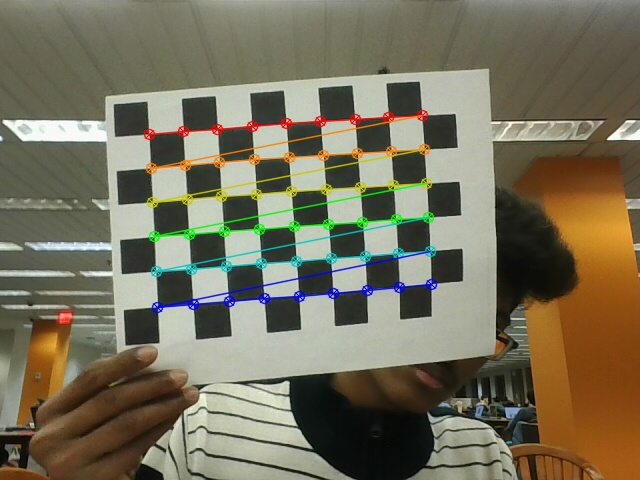
//> input picture Calibration & Augmented Reality/image_1.jpg, 640 x 480 px
$ ./extension '../Calibration & Augmented Reality/image_1.jpg' '../Calibration & Augmented Reality/image_2.jpg'   (built with g++ and OpenCV 4)
//> lines starting //> are read from the running program, lines starting //| are printed output that depends on the picture
//> further down, target_image is the input picture: 480 rows x 640 cols, CV_8UC3; mean B, G, R 91.4, 112.6, 118.6
### Content_based_image_retrieval/csv_util.h
/*
  Bruce A. Maxwell

  Utility functions for reading and writing CSV files with a specific format

  Each line of the csv file is a filename in the first column, followed by numeric data for the remaining columns
  Each line of the csv file has to have the same number of columns
 */

#ifndef CVS_UTIL_H
#define CVS_UTIL_H

 /*
   Given a filename, and image filename, and the image features, by
   default the function will append a line of data to the CSV format
   file.  If reset_file is true, then it will open the file in 'write'
   mode and clear the existing contents.

   The image filename is written to the first position in the row of
   data. The values in image_data are all written to the file as
   floats.

   The function returns a non-zero value in case of an error.
  */
#include<vector>
#include<opencv2/opencv.hpp>
int append_image_data_csv(char* filename, char* image_filename, std::vector<float>& image_data, int reset_file = 0);


/*
  Given a file with the format of a string as the first column and
  floating point numbers as the remaining columns, this function
  returns the filenames as a std::vector of character arrays, and the
  remaining data as a 2D std::vector<float>.

  filenames will contain all of the image file names.
  data will contain the features calculated from each image.

  If echo_file is true, it prints out the contents of the file as read
  into memory.

  The function returns a non-zero value if something goes wrong.
 */
int read_image_data_csv(char* filename, std::vector<char*>& filenames, std::vector<std::vector<float>>& data, int echo_file = 0);

std::vector<float> baseline_feature(char* filepath);
std::vector<float> histogram_feature(char* filespath);
std::vector<float> multi_histogram_feature(char* filepath);
std::vector<float> TC_feature(char* filepath);
std::vector<float> TC_feature_1(char* filepath);
std::vector<float> custom_design_feature(char* filepath1, char* filepath2);
std::vector<float> extension(char* filepath);
std::vector<float> extension_1(char* filepath);
std::vector<float> custom_design_feature_1(char* filepath);
#endif
#pragma once

### Content_based_image_retrieval/csv_util.cpp
/*
Bruce A. Maxwell

CS 5330 Computer Vision
Spring 2021

CPP functions for reading CSV files with a specific format
- first column is a string containing a filename or path
- every other column is a number

The function returns a std::vector of char* for the filenames and a 2D std::vector of floats for the data
*/

#include <cstdio>
#include <cstring>
#include <vector>
#include "opencv2/opencv.hpp"

/*
  reads a string from a CSV file. the 0-terminated string is returned in the char array os.

  The function returns false if it is successfully read. It returns true if it reaches the end of the line or the file.
 */
int getstring(FILE* fp, char os[]) {
    int p = 0;
    int eol = 0;

    for (;;) {
        char ch = fgetc(fp);
        if (ch == ',') {
            break;
        }
        else if (ch == '\n' || ch == EOF) {
            eol = 1;
            break;
        }
        // printf("%c", ch ); // uncomment for debugging
        os[p] = ch;
        p++;
    }
    // printf("\n"); // uncomment for debugging
    os[p] = '\0';

    return(eol); // return true if eol
}

// [23 lines left out: function getint, not called in this run]

/*
  Utility function for reading one float value from a CSV file

  The value is stored in the v parameter

  The function returns true if it reaches the end of a line or the file
 */
// [23 lines left out: function getfloat, not called in this run]

/*
  Given a filename, and image filename, and the image features, by
  default the function will append a line of data to the CSV format
  file.  If reset_file is true, then it will open the file in 'write'
  mode and clear the existing contents.

  The image filename is written to the first position in the row of
  data. The values in image_data are all written to the file as
  floats.

  The function returns a non-zero value in case of an error.
 */
// [32 lines left out: function append_image_data_csv, not called in this run]

/*
  Given a file with the format of a string as the first column and
  floating point numbers as the remaining columns, this function
  returns the filenames as a std::vector of character arrays, and the
  remaining data as a 2D std::vector<float>.

  filenames will contain all of the image file names.
  data will contain the features calculated from each image.

  If echo_file is true, it prints out the contents of the file as read
  into memory.

  The function returns a non-zero value if something goes wrong.
 */
int read_image_data_csv(char* filename, std::vector<char*>& filenames, std::vector<std::vector<float>>& data, int echo_file) {
    FILE* fp;
    float fval;
    char img_file[256];

    fp = fopen(filename, "r");
    if (!fp) {
        printf("Unable to open feature file\n");
        return(-1);
    }

    printf("Reading %s\n", filename);
    for (;;) {
        std::vector<float> dvec;


        // read the filename
        if (getstring(fp, img_file)) {
            break;
        }
        // printf("Evaluting %s\n", filename);

        // read the whole feature file into memory
        for (;;) {
            // get next feature
            float eol = getfloat(fp, &fval);
            dvec.push_back(fval);
            if (eol) break;
        }
        // printf("read %lu features\n", dvec.size() );

        data.push_back(dvec);

        char* fname = new char[strlen(img_file) + 1];
        strcpy(fname, img_file);
        filenames.push_back(fname);
    }
    fclose(fp);
    printf("Finished reading CSV file\n");

    if (echo_file) {
        for (int i = 0; i < data.size(); i++) {
            for (int j = 0; j < data[i].size(); j++) {
                printf("%.4f  ", data[i][j]);
            }
            printf("\n");
        }
        printf("\n");
    }

    return(0);
}

// [350 lines left out: functions baseline_feature, histogram_feature, multi_histogram_feature, TC_feature, TC_feature_1, not called in this run]

std::vector<float> extension(char* filepath){
    std::vector<float> f_vector;

    //readin the image path
    cv::Mat img = cv::imread(filepath);
    cv::Mat dst1, dst, dst2;
    img.copyTo(dst);
    img.copyTo(dst1);
    img.copyTo(dst2);

    //creating the BG histogram
    cv::Mat bg_hist = cv::Mat::zeros(16, 16, CV_32SC1);
    for (int i = 0; i < img.rows; i++) {
        cv::Vec3b* img_ptr = img.ptr<cv::Vec3b>(i);
        for (int j = 0; j < img.cols; j++) {
            int b_index = int((float(img_ptr[j][0]) / 256) * 16);
            int g_index = int((float(img_ptr[j][1]) / 256) * 16);

            int* bg_hist_ptr = bg_hist.ptr<int>(b_index);
            bg_hist_ptr[g_index] = bg_hist_ptr[g_index] + 1;
        }
    }

    //applying the L5E5 filter
    for (int i = 2; i < img.rows - 3; i++) {
        // create row pointers for accessing the rows
        cv::Vec3b* p2_ptr = img.ptr<cv::Vec3b>(i - 2);
        cv::Vec3b* p1_ptr = img.ptr<cv::Vec3b>(i - 1);
        cv::Vec3b* ptr = img.ptr<cv::Vec3b>(i);
        cv::Vec3b* n1_ptr = img.ptr<cv::Vec3b>(i + 1);
        cv::Vec3b* n2_ptr = img.ptr<cv::Vec3b>(i + 2);
        cv::Vec3b* dst_ptr = dst.ptr<cv::Vec3b>(i);

        for (int j = 0; j < img.cols - 1; j++) {
            for (int c = 0; c < 3; c++) {
                // applying convolution in horizontal direction
                dst_ptr[j][c] = 1 * p2_ptr[j][c] + 4 * p1_ptr[j][c] + 6 * ptr[j][c] +
                    4 * n1_ptr[j][c] + 1 * n2_ptr[j][c];
            }
        }
    }
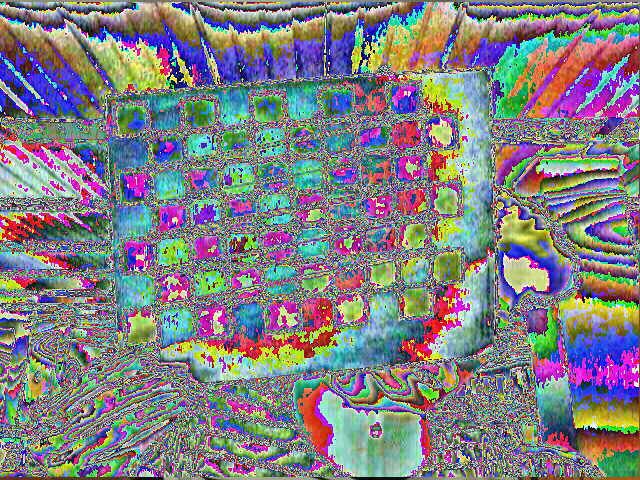
//> dst: 480 rows x 640 cols, CV_8UC3; mean B, G, R 130.6, 127.4, 128.2
    for (int i = 0; i < dst.rows - 1; i++) {
        // create row pointers for accessing the rows
        cv::Vec3b* pptr = dst.ptr<cv::Vec3b>(i);
        cv::Vec3b* dst1_ptr = dst1.ptr<cv::Vec3b>(i);

        for (int k = 2; k < dst.cols - 3; k++) {
            for (int a = 0; a < 3; a++) {
                // applying convolution in vertical direction
                dst1_ptr[k][a] = 1 * pptr[k - 2][a] + 2 * pptr[k - 1][a] +
                    (-2)* pptr[k + 1][a] + (-1) * pptr[k + 2][a];
            }
        }
    }
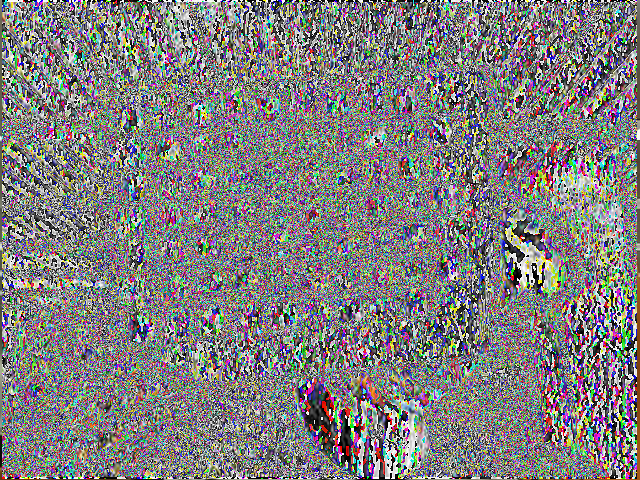
//> dst1: 480 rows x 640 cols, CV_8UC3; mean B, G, R 126.4, 126, 127.8

    //applying the L5E5 transpose filter
    for (int i = 2; i < img.rows - 3; i++) {
        // create row pointers for accessing the rows
        cv::Vec3b* p2_ptr = img.ptr<cv::Vec3b>(i - 2);
        cv::Vec3b* p1_ptr = img.ptr<cv::Vec3b>(i - 1);
        cv::Vec3b* ptr = img.ptr<cv::Vec3b>(i);
        cv::Vec3b* n1_ptr = img.ptr<cv::Vec3b>(i + 1);
        cv::Vec3b* n2_ptr = img.ptr<cv::Vec3b>(i + 2);
        cv::Vec3b* dst_ptr = dst.ptr<cv::Vec3b>(i);

        for (int j = 0; j < img.cols - 1; j++) {
            for (int c = 0; c < 3; c++) {
                // applying convolution in horizontal direction
                dst_ptr[j][c] = 1 * p2_ptr[j][c] + 2 * p1_ptr[j][c] + 0 * ptr[j][c] +
                    (-2) * n1_ptr[j][c] + (-1) * n2_ptr[j][c];
            }
        }
    }
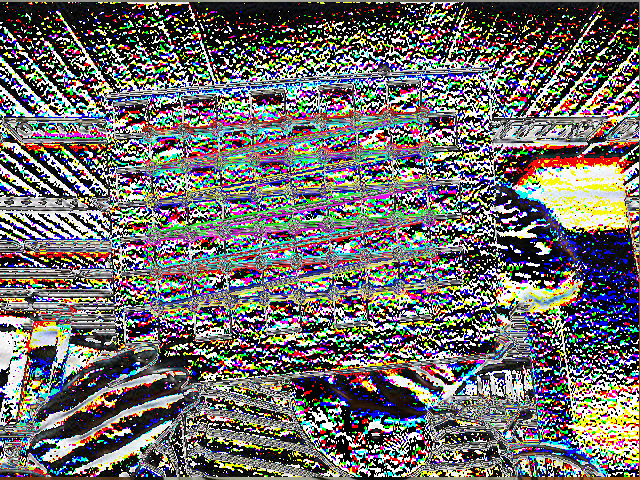
//> dst: 480 rows x 640 cols, CV_8UC3; mean B, G, R 107.5, 108.9, 111.6
    for (int i = 0; i < dst.rows - 1; i++) {
        // create row pointers for accessing the rows
        cv::Vec3b* pptr = dst.ptr<cv::Vec3b>(i);
        cv::Vec3b* dst2_ptr = dst2.ptr<cv::Vec3b>(i);

        for (int k = 2; k < dst.cols - 3; k++) {
            for (int a = 0; a < 3; a++) {
                // applying convolution in vertical direction
                dst2_ptr[k][a] = 1 * pptr[k - 2][a] + 4 * pptr[k - 1][a] + 6*pptr[k][a]+
                    4 * pptr[k + 1][a] + 1 * pptr[k + 2][a];
            }
        }
    }
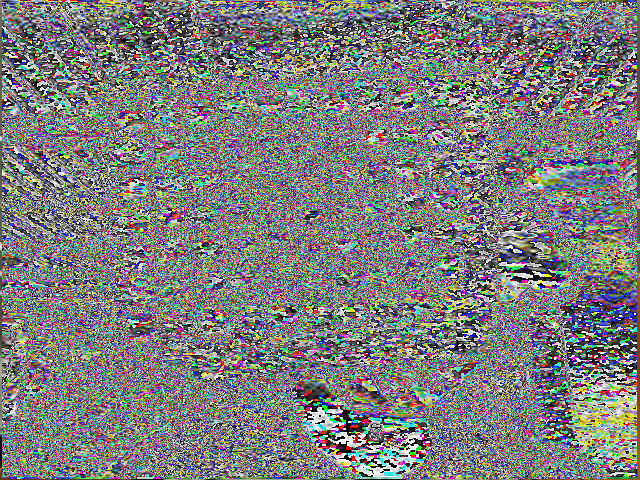
//> dst2: 480 rows x 640 cols, CV_8UC3; mean B, G, R 125, 125.1, 125

    //creating the region of interests
    cv::Rect r1((dst1.cols / 2)-50, 0, (dst1.cols / 2)-50, dst1.rows / 2);
//> r1 = Rect(270, 0, 270, 240)
    cv::Rect r2((dst2.cols / 2)-50, 0, (dst2.cols / 2)-50, dst2.rows / 2);
//> r2 = Rect(270, 0, 270, 240)
    cv::Mat roi1 =dst1(r1);
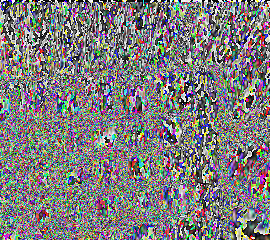
//> roi1: 240 rows x 270 cols, CV_8UC3; mean B, G, R 124.8, 123.5, 125.7
    cv::Mat roi2 = dst2(r2);
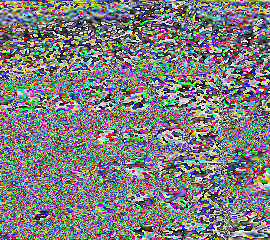
//> roi2: 240 rows x 270 cols, CV_8UC3; mean B, G, R 125.9, 125.2, 125.8

    //creating the 2D histograms using magnitude and orientation
    cv::Mat hist = cv::Mat::zeros(16, 16, CV_32SC1);
    for (int i = 0; i < roi1.rows; i++) {
        cv::Vec3b* x_ptr1 = roi1.ptr<cv::Vec3b>(i);
        cv::Vec3b* y_ptr1 = roi2.ptr<cv::Vec3b>(i);

        for (int j = 0; j < roi1.cols; j++) {
            int mag_index = int((std::sqrt(x_ptr1[j][0] * x_ptr1[j][0] + y_ptr1[j][0] * y_ptr1[j][0])) / 45.078);
            int orientation_index = int((atan2(y_ptr1[j][0], x_ptr1[j][0]) + 3.14) / 0.785);

            cv::Vec3b* hist_ptr = hist.ptr<cv::Vec3b>(mag_index);
            hist_ptr[orientation_index][0]++;
        }
    }

    //creating the feature vector
    for (int i = 0; i < bg_hist.rows; i++) {
        int* bg_hist_ptr = bg_hist.ptr<int>(i);
        for (int j = 0; j < bg_hist.cols; j++) {
            f_vector.push_back(bg_hist_ptr[j]);
        }
    }
//> after the loop, f_vector = 256 values, max 29338 at index 188, min 0 at index 13, mean 1200
    f_vector.push_back(0.1);        //pushing something random to distinguish the histograms
//> f_vector = 257 values, max 29338 at index 188, min 0 at index 13, mean 1195.3
    for (int i = 0; i < hist.rows; i++) {
        cv::Vec3b* hist_ptr = hist.ptr<cv::Vec3b>(i);
        for (int j = 0; j < hist.cols; j++) {
            f_vector.push_back(hist_ptr[j][0]);
        }
    }
//> after the loop, f_vector = 513 values, max 29338 at index 188, min 0 at index 13, mean 603.4
    return f_vector;
}

// [381 lines left out: functions extension_1, custom_design_feature, custom_design_feature_1, not called in this run]

### Content_based_image_retrieval/extension.cpp
#include<iostream>
#include<opencv2/opencv.hpp>
#include "csv_util.h"
#include<vector>
#include<algorithm>

int main(int argc, char* argv[]) {

	//reading target image and extracting freature set
    cv::Mat target_image = cv::imread(argv[1]);
    std::vector<float> feature_set = extension(argv[1]);
//> feature_set has the same summary as f_vector in extension

	//reading the feature vectors file
    char filename[256];
    std::vector<char*> image_paths;
    std::vector<std::vector<float>> data;
    strcpy(filename, argv[2]);
    read_image_data_csv(filename, image_paths, data, 0);
//| Reading ../Calibration & Augmented Reality/image_2.jpg
//> the loop in read_image_data_csv, `for (;;)` made 1 pass
//> img_file on pass 1: ""
//> after the loop in read_image_data_csv, `for (;;)`: fval = 0
//> image_paths = 0 items; data = 0 items

	//computing the distance metric and storing in a vector
	//using the maximum intersetion as the distance metrics
    std::vector<std::vector<std::string>> matched_images;
	for (int i = 0; i < data.size(); i++) {
		int temp = 0, temp1 = 0, temp2 = 0;
		for (int j = 0; j <258; j++) {
			temp1 = temp1 + std::min(feature_set[j], data[i][j]);
		}
		for (int j = 259;j< data[i].size();j++) {
			temp2 = temp2 + std::min(feature_set[j], data[i][j]);
		}
		temp = (2*temp1+ 8*temp2) / 10;
		matched_images.push_back({ std::to_string(temp), image_paths[i] });
	}
//> this loop made 0 passes
//> after the loop, matched_images = 0 items

	//sorting the vector from most similar image to least similar image
	std::sort(matched_images.begin(), matched_images.end(),
		[](std::vector<std::string>& a, std::vector<std::string>& b)
		{
			return stoi(a[0]) > stoi(b[0]);
		});

	//reading the top 4 images
//> (the run ends here: the program crashes, at `cv::Mat img1 = cv::imread(matched_images[1][1]);`)

$ run again, on Calibration & Augmented Reality/image_3.jpg
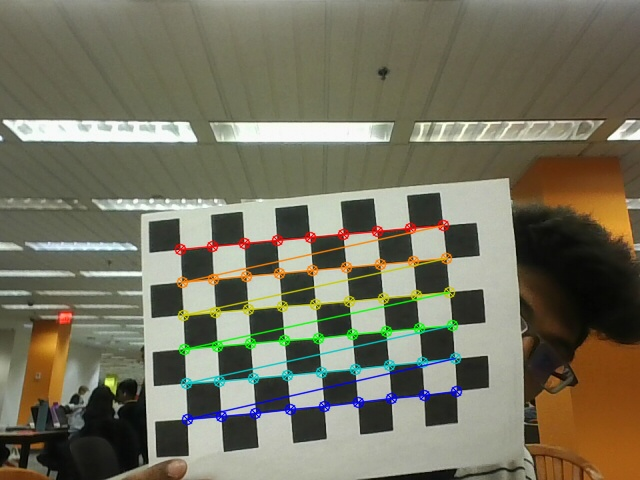
//> input picture Calibration & Augmented Reality/image_3.jpg, 640 x 480 px
//> target_image is the input picture: 480 rows x 640 cols, CV_8UC3; mean B, G, R 94.8, 114.1, 116.5
//> after the loop in extension, `for (int i = 0; i < dst.rows - 1; i++)`:
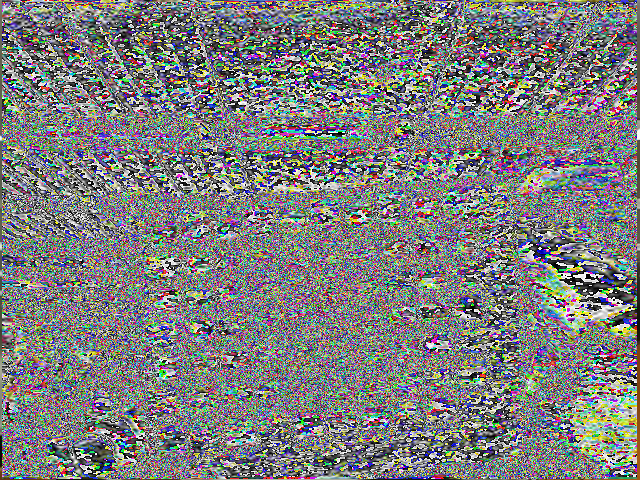
//> dst2: 480 rows x 640 cols, CV_8UC3; mean B, G, R 124.8, 125.1, 124.7
//> in extension, `cv::Mat roi2 = dst2(r2);`:
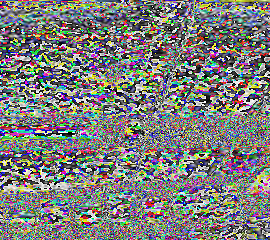
//> roi2: 240 rows x 270 cols, CV_8UC3; mean B, G, R 123, 124.8, 124.3
//> after the loop in extension, `for (int i = 0; i < bg_hist.rows; i++)`: f_vector = 256 values, max 39886 at index 86, min 0 at index 14, mean 1200
//> in extension, `f_vector.push_back(0.1);`: f_vector = 257 values, max 39886 at index 86, min 0 at index 14, mean 1195.3
//> after the loop in extension, `for (int i = 0; i < hist.rows; i++)`: f_vector = 513 values, max 39886 at index 86, min 0 at index 14, mean 603.9
//> feature_set has the same summary as f_vector in extension
//| Reading ../Calibration & Augmented Reality/image_3.jpg
//> the loop in read_image_data_csv, `for (;;)` made 1 pass
//> img_file on pass 1: ""
//> after the loop in read_image_data_csv, `for (;;)`: fval = 0
//> image_paths = 0 items

$ run again, on Calibration & Augmented Reality/image_4.jpg
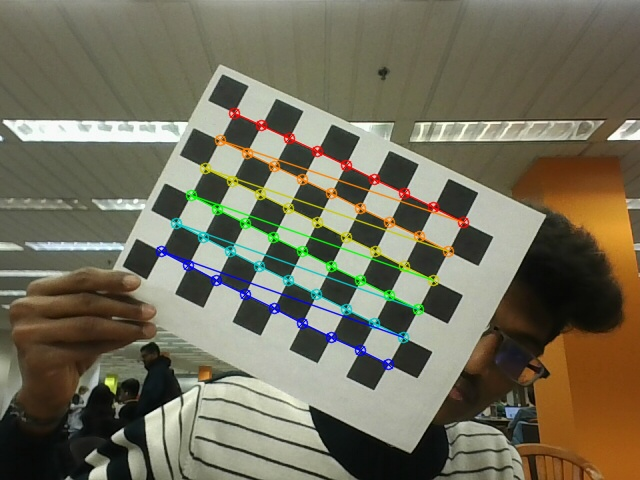
//> input picture Calibration & Augmented Reality/image_4.jpg, 640 x 480 px
//> target_image is the input picture: 480 rows x 640 cols, CV_8UC3; mean B, G, R 90.6, 110.4, 114.1
//> after the loop in extension, `for (int i = 0; i < dst.rows - 1; i++)`:
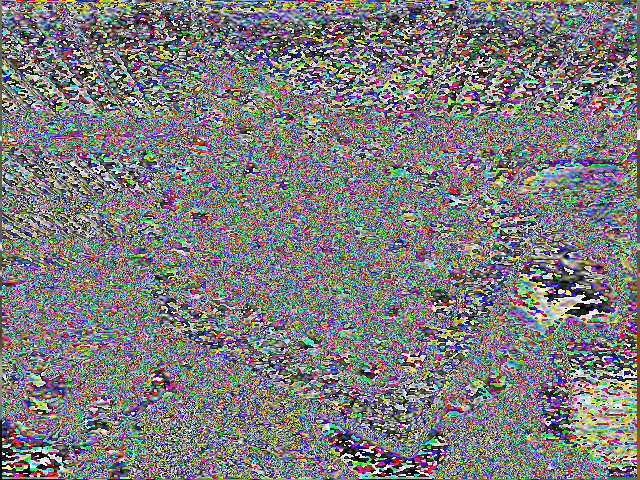
//> dst2: 480 rows x 640 cols, CV_8UC3; mean B, G, R 124.4, 124.2, 125
//> in extension, `cv::Mat roi2 = dst2(r2);`:
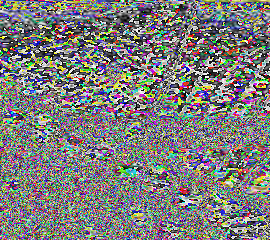
//> roi2: 240 rows x 270 cols, CV_8UC3; mean B, G, R 123.4, 124.4, 124.7
//> after the loop in extension, `for (int i = 0; i < bg_hist.rows; i++)`: f_vector = 256 values, max 31269 at index 86, min 0 at index 32, mean 1200
//> in extension, `f_vector.push_back(0.1);`: f_vector = 257 values, max 31269 at index 86, min 0 at index 32, mean 1195.3
//> after the loop in extension, `for (int i = 0; i < hist.rows; i++)`: f_vector = 513 values, max 31269 at index 86, min 0 at index 32, mean 602.9
//> feature_set has the same summary as f_vector in extension
//| Reading ../Calibration & Augmented Reality/image_4.jpg
//> the loop in read_image_data_csv, `for (;;)` made 1 pass
//> img_file on pass 1: ""
//> after the loop in read_image_data_csv, `for (;;)`: fval = 0
//> image_paths = 0 items

$ run again, on Calibration & Augmented Reality/image_5.jpg
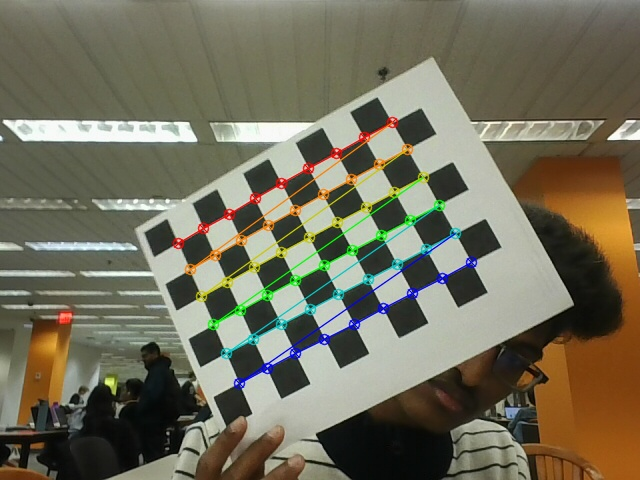
//> input picture Calibration & Augmented Reality/image_5.jpg, 640 x 480 px
//> target_image is the input picture: 480 rows x 640 cols, CV_8UC3; mean B, G, R 91.3, 110.6, 114.2
//> after the loop in extension, `for (int i = 0; i < dst.rows - 1; i++)`:
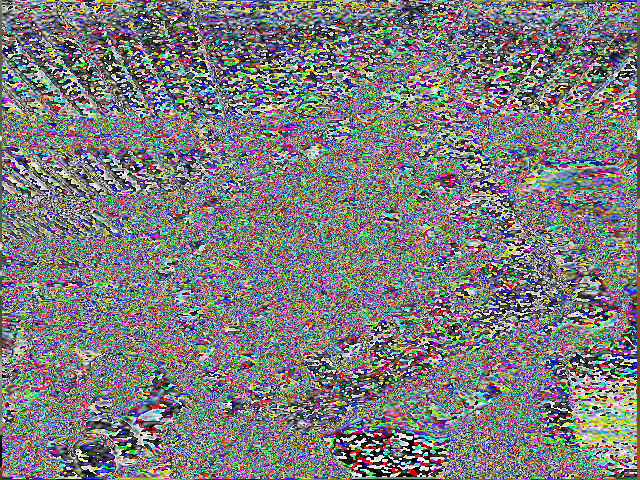
//> dst2: 480 rows x 640 cols, CV_8UC3; mean B, G, R 124.6, 124, 124.6
//> in extension, `cv::Mat roi2 = dst2(r2);`:
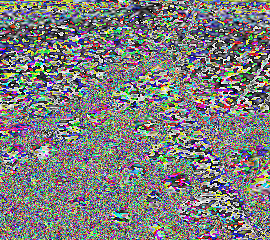
//> roi2: 240 rows x 270 cols, CV_8UC3; mean B, G, R 125.1, 125.2, 124.9
//> after the loop in extension, `for (int i = 0; i < bg_hist.rows; i++)`: f_vector = 256 values, max 36150 at index 86, min 0 at index 14, mean 1200
//> in extension, `f_vector.push_back(0.1);`: f_vector = 257 values, max 36150 at index 86, min 0 at index 14, mean 1195.3
//> after the loop in extension, `for (int i = 0; i < hist.rows; i++)`: f_vector = 513 values, max 36150 at index 86, min 0 at index 14, mean 603.9
//> feature_set has the same summary as f_vector in extension
//| Reading ../Calibration & Augmented Reality/image_5.jpg
//> the loop in read_image_data_csv, `for (;;)` made 1 pass
//> img_file on pass 1: ""
//> after the loop in read_image_data_csv, `for (;;)`: fval = 0
//> image_paths = 0 items
